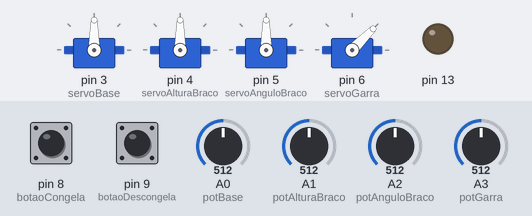
A sketch run on a simulated Arduino Uno, built with avr-gcc and run on an emulated ATmega328P. Shown: 4 × servo, output pins drawn as LEDs (lit = HIGH). The inputs (shaded band) are chosen by the test bench; at power-on: A0 (potBase) = 512, A1 (potAlturaBraco) = 512, A2 (potAnguloBraco) = 512, A3 (potGarra) = 512, pin 8 (botaoCongela) HIGH, pin 9 (botaoDescongela) HIGH.

Above: at 1.2 s.
1.3 s: A0 (potBase) set to 716
At 2.4 s:
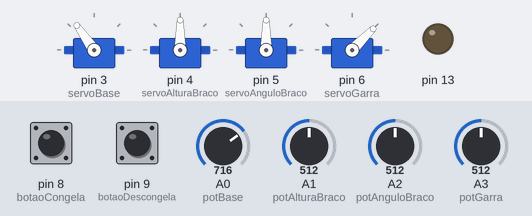
2.8 s: A1 (potAlturaBraco) set to 716
At 3.5 s:
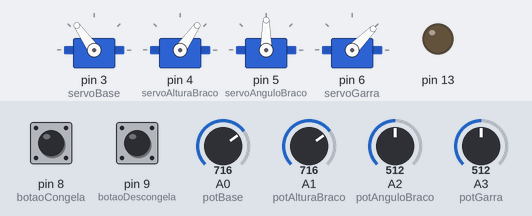
4.3 s: A2 (potAnguloBraco) set to 716
At 4.6 s:
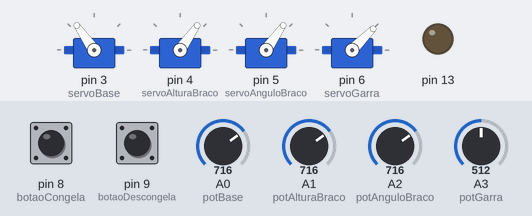
5.8 s: A3 (potGarra) set to 716
At 7.0 s:
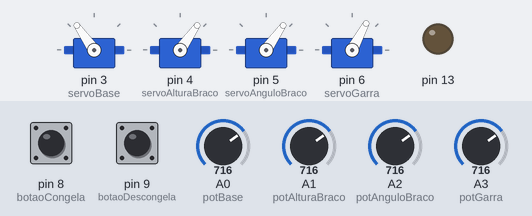
7.3 s: pin 8 (botaoCongela) pulled LOW for 0.15 s
At 8.1 s:
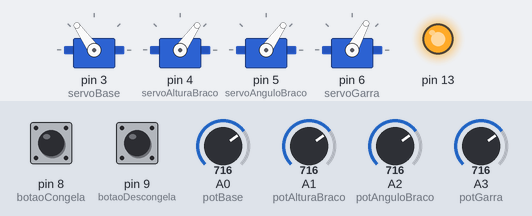
8.9 s: pin 9 (botaoDescongela) pulled LOW for 0.15 s
At 9.3 s:
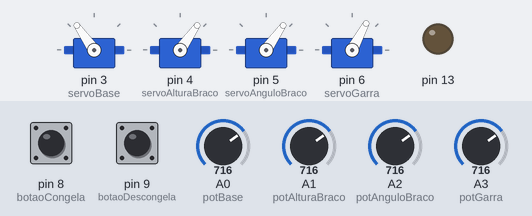
Timing chart, 0 to 11.5 s (numbered marks = the images above; inputs shaded):
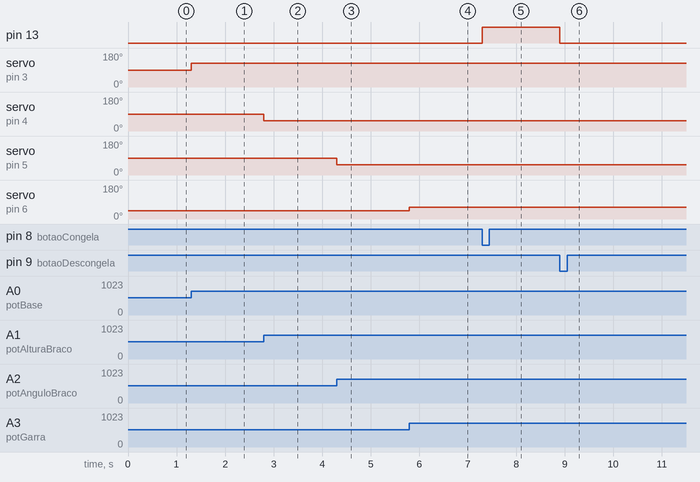

Measured:
- after the input at 1.3 s, servo on pin 3 (servoBase): 90° → 125° at once
- after the input at 2.8 s, servo on pin 4 (servoAlturaBraco): 90° → 55° at once
- after the input at 4.3 s, servo on pin 5 (servoAnguloBraco): 90° → 55° at once
- after the input at 5.8 s, servo on pin 6 (servoGarra): 45° → 62° at once
- after the input at 7.3 s, pin 13: LOW → HIGH at once
- after the input at 8.9 s, pin 13: HIGH → LOW at once

The sketch:

GarraRoboticaArduino.ino
```cpp
#include <Servo.h>

#define servoBase        3  // Porta Digital do Servo da Base
#define servoAlturaBraco 4  // Porta Digital do Servo da Altura do Braço
#define servoAnguloBraco 5  // Porta Digital do Servo do Ângulo do Braço
#define servoGarra       6  // Porta Digital do Servo da Garra

#define potBase         A0  // Porta Analógica do Potenciometro para Controle da Base
#define potAlturaBraco  A1  // Porta Analógica do Potenciometro para Controle da Altura do Braço
#define potAnguloBraco  A2  // Porta Analógica do Potenciometro para Controle do Ângulo do Braço
#define potGarra        A3  // Porta Analógica do Potenciometro para Controle da Garra.

#define botaoCongela     8  // Porta Digital do Botao Congela
#define botaoDescongela  9  // Porta Digital do Botao Descongela

//Instanciação dos Objetos de Controle dos Servos
Servo base;
Servo altura;
Servo angulo;
Servo garra;

//Variaveis para cálculo dos angulos
int valorPotBase;
int valorAngBase;
int valorPotAltura;
int valorAngAltura;
int valorPotAngulo;
int valorAngAngulo;
int valorPotGarra;
int valorAngGarra;

//Variaveis para controle dos botões
int estadoBotaoC, estadoBotaoD;
int estadoAntBotaoC = HIGH;
int estadoAntBotaoD = HIGH;
boolean congelado = false;

void setup(){
  pinMode(botaoCongela, INPUT_PULLUP);
  pinMode(botaoDescongela, INPUT_PULLUP);

  //Usa o LED do Arduino para informar estado de congelado
  pinMode(13, OUTPUT);
  digitalWrite(13, LOW);

  //Configuração das Portas dos Servos
  base.attach(servoBase);
  altura.attach(servoAlturaBraco);
  angulo.attach(servoAnguloBraco);
  garra.attach(servoGarra);
}


void loop() {

  if (!congelado) {
    valorPotBase = analogRead(potBase);                //Leitura do Angulo do Potenciometro
    valorAngBase = map(valorPotBase, 0, 1024, 0, 180); //Conversão do valor do potenciometro (de 0 até 1024) para o angulo (de 0 até 180)
    base.write(valorAngBase);                          //Envio do angulo para o Servo

    valorPotAltura = analogRead(potAlturaBraco);           //Leitura do Angulo do Potenciometro
    valorAngAltura = map(valorPotAltura, 0, 1024, 180, 0); //Conversão do valor do potenciometro (de 0 até 1024) para o angulo (de 0 até 180)
    altura.write(valorAngAltura);                          //Envio do angulo para o Servo

    valorPotAngulo = analogRead(potAnguloBraco);           //Leitura do Angulo do Potenciometro
    valorAngAngulo = map(valorPotAngulo, 0, 1024, 180, 0); //Conversão do valor do potenciometro (de 0 até 1024) para o angulo (de 0 até 180)
    angulo.write(valorAngAngulo);                          //Envio do angulo para o Servo

    valorPotGarra = analogRead(potGarra);               //Leitura do Angulo do Potenciometro
    valorAngGarra = map(valorPotGarra, 0, 1024, 0, 90); //Conversão do valor do potenciometro (de 0 até 1024) para o angulo (de 0 até 180)
    garra.write(valorAngGarra);                         //Envio do angulo para o Servo
  }

  //Se o botao de congelar foi apertado
  estadoBotaoC = digitalRead(botaoCongela);
  if (estadoBotaoC != estadoAntBotaoC) {
     congelado = true;
     digitalWrite(13, HIGH); //Informa o estado de congelado no LED interno do Arduino
  }
  estadoAntBotaoC = estadoBotaoC;

  //Se o botao de descongelar foi apertado
  estadoBotaoD = digitalRead(botaoDescongela);
  if (estadoBotaoD != estadoAntBotaoD) {
     congelado = false;
     digitalWrite(13, LOW); //Informa o estado de congelado no LED interno do Arduino
  }
  estadoAntBotaoD = estadoBotaoD;

}
```
